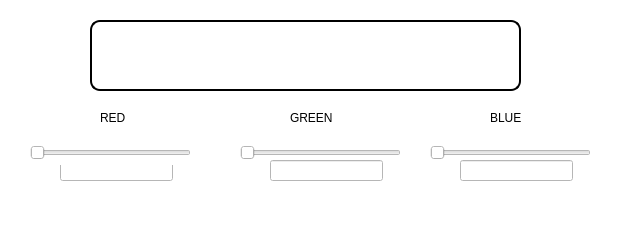
<?xml version="1.0" encoding="UTF-8"?>
<ui version="4.0">
 <class>MainWindow</class>
 <widget class="QMainWindow" name="MainWindow">
  <property name="geometry">
   <rect>
    <x>0</x>
    <y>0</y>
    <width>633</width>
    <height>229</height>
   </rect>
  </property>
  <property name="windowTitle">
   <string>MainWindow</string>
  </property>
  <property name="styleSheet">
   <string notr="true">background-color: rgb(255, 255, 255);
</string>
  </property>
  <widget class="QWidget" name="centralwidget">
   <widget class="QSlider" name="green">
    <property name="geometry">
     <rect>
      <x>240</x>
      <y>140</y>
      <width>161</width>
      <height>25</height>
     </rect>
    </property>
    <property name="maximum">
     <number>255</number>
    </property>
    <property name="orientation">
     <enum>Qt::Horizontal</enum>
    </property>
   </widget>
   <widget class="QSlider" name="blue">
    <property name="geometry">
     <rect>
      <x>430</x>
      <y>140</y>
      <width>161</width>
      <height>25</height>
     </rect>
    </property>
    <property name="maximum">
     <number>255</number>
    </property>
    <property name="orientation">
     <enum>Qt::Horizontal</enum>
    </property>
   </widget>
   <widget class="QLabel" name="label">
    <property name="geometry">
     <rect>
      <x>100</x>
      <y>110</y>
      <width>31</width>
      <height>16</height>
     </rect>
    </property>
    <property name="text">
     <string>RED</string>
    </property>
   </widget>
   <widget class="QLabel" name="label_2">
    <property name="geometry">
     <rect>
      <x>290</x>
      <y>110</y>
      <width>58</width>
      <height>16</height>
     </rect>
    </property>
    <property name="text">
     <string>GREEN</string>
    </property>
   </widget>
   <widget class="QLabel" name="label_3">
    <property name="geometry">
     <rect>
      <x>490</x>
      <y>110</y>
      <width>58</width>
      <height>16</height>
     </rect>
    </property>
    <property name="text">
     <string>BLUE</string>
    </property>
   </widget>
   <widget class="QLineEdit" name="line_red">
    <property name="geometry">
     <rect>
      <x>60</x>
      <y>160</y>
      <width>113</width>
      <height>21</height>
     </rect>
    </property>
    <property name="styleSheet">
     <string notr="true"/>
    </property>
   </widget>
   <widget class="QLineEdit" name="line_green">
    <property name="geometry">
     <rect>
      <x>270</x>
      <y>160</y>
      <width>113</width>
      <height>21</height>
     </rect>
    </property>
   </widget>
   <widget class="QLineEdit" name="line_blue">
    <property name="geometry">
     <rect>
      <x>460</x>
      <y>160</y>
      <width>113</width>
      <height>21</height>
     </rect>
    </property>
   </widget>
   <widget class="QLineEdit" name="tb_1">
    <property name="geometry">
     <rect>
      <x>90</x>
      <y>20</y>
      <width>431</width>
      <height>71</height>
     </rect>
    </property>
    <property name="cursor">
     <cursorShape>ArrowCursor</cursorShape>
    </property>
    <property name="mouseTracking">
     <bool>false</bool>
    </property>
    <property name="focusPolicy">
     <enum>Qt::TabFocus</enum>
    </property>
    <property name="styleSheet">
     <string notr="true">border-style: outset;
border-width: 2px;
border-radius: 10px;
font: bold 64px;</string>
    </property>
    <property name="maxLength">
     <number>32774</number>
    </property>
   </widget>
   <widget class="QSlider" name="red">
    <property name="geometry">
     <rect>
      <x>30</x>
      <y>140</y>
      <width>161</width>
      <height>25</height>
     </rect>
    </property>
    <property name="maximum">
     <number>255</number>
    </property>
    <property name="singleStep">
     <number>1</number>
    </property>
    <property name="orientation">
     <enum>Qt::Horizontal</enum>
    </property>
   </widget>
  </widget>
  <widget class="QStatusBar" name="statusbar"/>
 </widget>
 <resources/>
 <connections/>
</ui>
